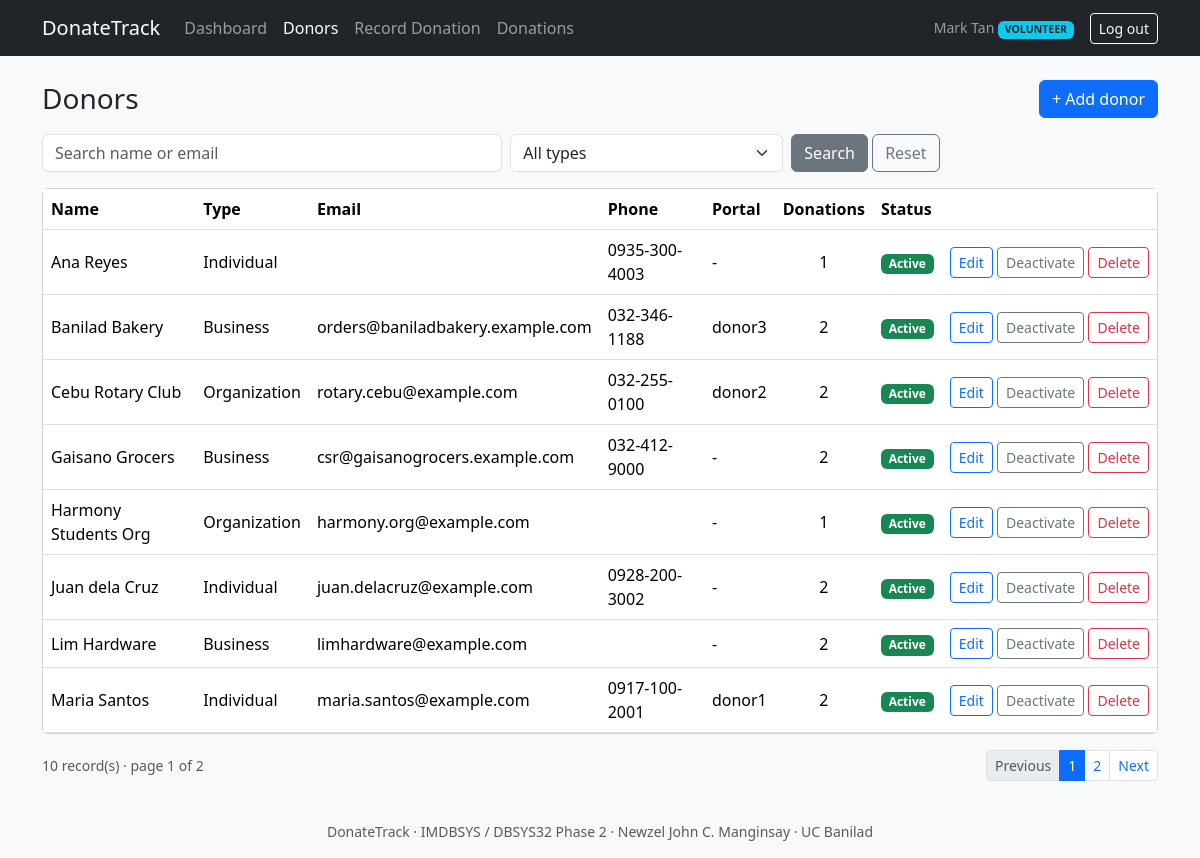
/donors.php (signed in), run on the app's committed database.
### tables this page shows
CREATE TABLE users (
  user_id        INT UNSIGNED NOT NULL AUTO_INCREMENT,
  username       VARCHAR(50)  NOT NULL,
  password_hash  VARCHAR(255) NOT NULL,
  full_name      VARCHAR(100) NOT NULL,
  role           ENUM('COORDINATOR','VOLUNTEER','DONOR') NOT NULL,
  is_active      TINYINT(1)   NOT NULL DEFAULT 1,
  created_at     TIMESTAMP    NOT NULL DEFAULT CURRENT_TIMESTAMP,
  PRIMARY KEY (user_id),
  UNIQUE KEY uq_users_username (username),
  CONSTRAINT chk_users_active CHECK (is_active IN (0,1))
);

CREATE TABLE donors (
  donor_id    INT UNSIGNED NOT NULL AUTO_INCREMENT,
  user_id     INT UNSIGNED NULL,
  donor_name  VARCHAR(120) NOT NULL,
  donor_type  ENUM('INDIVIDUAL','ORGANIZATION','BUSINESS') NOT NULL,
  email       VARCHAR(120) NULL,
  phone       VARCHAR(30)  NULL,
  address     VARCHAR(255) NULL,
  is_active   TINYINT(1)   NOT NULL DEFAULT 1,
  created_at  TIMESTAMP    NOT NULL DEFAULT CURRENT_TIMESTAMP,
  PRIMARY KEY (donor_id),
  UNIQUE KEY uq_donors_email (email),           
  UNIQUE KEY uq_donors_user  (user_id),         
  KEY idx_donors_name (donor_name),
  CONSTRAINT fk_donors_user FOREIGN KEY (user_id)
    REFERENCES users (user_id) ON DELETE SET NULL ON UPDATE CASCADE,
  CONSTRAINT chk_donors_active CHECK (is_active IN (0,1))
);

### includes/auth.php (called while the page is built, shortened)
<?php
require_once __DIR__ . '/db.php';
require_once __DIR__ . '/helpers.php';
function current_user(): ?array { return $_SESSION['user'] ?? null; }
function home_for(string $role): string {
    return $role === 'DONOR' ? 'my_donations.php' : 'dashboard.php';
}
function require_role(array $roles = []): array {
    $u = current_user();
    $fresh = q_one('SELECT full_name, role, is_active FROM users WHERE user_id = ?', 'i', [$u['user_id']]);
    $u = $_SESSION['user'];
    return $u;
}

### includes/db.php (called while the page is built, shortened)
<?php
function cfg(string $key) {
    static $c = null;
    if ($c === null) { $c = require __DIR__ . '/../config/config.php'; }
    return $c[$key];
}
function db(): mysqli {
    static $conn = null;
    if ($conn === null) {
        try {
            $conn = new mysqli(cfg('db_host'), cfg('db_user'), cfg('db_pass'), cfg('db_name'), cfg('db_port'));
            $conn->set_charset('utf8mb4');
        } catch (mysqli_sql_exception $e) {
            error_log('DB connect failed: ' . $e->getMessage());
            http_response_code(500);
            exit('The database is unavailable. Please check config/config.php and that MySQL is running.');
        }
    }
    return $conn;
}
function q_all(string $sql, string $types = '', array $params = []): array {
    $st = db()->prepare($sql);
    if ($types !== '') { $st->bind_param($types, ...$params); }
    $st->execute();
    $rows = $st->get_result()->fetch_all(MYSQLI_ASSOC);
    return $rows;
}
function q_one(string $sql, string $types = '', array $params = []): ?array {
    $rows = q_all($sql, $types, $params);
    return $rows[0] ?? null;
}

### includes/helpers.php (called while the page is built, shortened)
<?php
function e($v): string { return htmlspecialchars((string)$v, ENT_QUOTES, 'UTF-8'); }
function get(string $k): string { return trim((string)($_GET[$k] ?? '')); }

### config/config.php (called while the page is built)
<?php
return [
    'db_host' => 'localhost',
    'db_user' => 'donatetrack_app',
    'db_pass' => 'DonateTrack_App#2026',
    'db_name' => 'donatetrack',
    'db_port' => 3306,
    'app_name' => 'DonateTrack',
    'per_page' => 8,
];

### donors.php (the view, shortened to what this page needs)
<?php
require_once __DIR__ . '/includes/auth.php';
$u = require_role(['COORDINATOR', 'VOLUNTEER']);
$search = get('q');
$type   = get('type');
$page   = max(1, (int)get('page'));
$per    = cfg('per_page');
$where = ['1=1']; $types = ''; $params = [];
$w = implode(' AND ', $where);
$total = (int)q_one("SELECT COUNT(*) AS n FROM donors dn WHERE $w", $types, $params)['n'];
$pages = max(1, (int)ceil($total / $per));
$page  = min($page, $pages);
$off   = ($page - 1) * $per;
$rows = q_all(
    "SELECT dn.donor_id, dn.donor_name, dn.donor_type, dn.email, dn.phone, dn.is_active,
            u.username AS portal_user, COUNT(d.donation_id) AS donation_count
     FROM donors dn
     LEFT JOIN users u ON u.user_id = dn.user_id
     LEFT JOIN donations d ON d.donor_id = dn.donor_id
     WHERE $w
     GROUP BY dn.donor_id, dn.donor_name, dn.donor_type, dn.email, dn.phone, dn.is_active, u.username
     ORDER BY dn.donor_name
     LIMIT ? OFFSET ?", $types . 'ii', array_merge($params, [$per, $off]));
include __DIR__ . '/includes/header.php';
?>
<div class="d-flex justify-content-between align-items-center mb-3">
  <h1 class="h3 mb-0">Donors</h1><a class="btn btn-primary" href="donor_form.php">+ Add donor</a>
</div>
<form class="row g-2 mb-3" method="get">
  <div class="col-md-5"><input class="form-control" name="q" placeholder="Search name or email" value="<?= e($search) ?>"></div>
  <div class="col-md-3"><select class="form-select" name="type"><option value="">All types</option>
    <?php foreach (['INDIVIDUAL', 'ORGANIZATION', 'BUSINESS'] as $t): ?>
      <option value="<?= $t ?>" <?= $type === $t ? 'selected' : '' ?>><?= ucfirst(strtolower($t)) ?></option><?php endforeach; ?></select></div>
  <div class="col-auto"><button class="btn btn-secondary">Search</button> <a class="btn btn-outline-secondary" href="donors.php">Reset</a></div>
</form>
<div class="card"><div class="table-responsive"><table class="table table-hover align-middle mb-0">
  <thead><tr><th>Name</th><th>Type</th><th>Email</th><th>Phone</th><th>Portal</th><th class="text-center">Donations</th><th>Status</th><th></th></tr></thead><tbody>
  <?php foreach ($rows as $r): ?>
    <tr><td><?= e($r['donor_name']) ?></td><td><?= e(ucfirst(strtolower($r['donor_type']))) ?></td><td><?= e($r['email']) ?></td>
      <td><?= e($r['phone']) ?></td><td><?= e($r['portal_user'] ?? '-') ?></td><td class="text-center"><?= (int)$r['donation_count'] ?></td>
      <td><?= (int)$r['is_active'] ? '<span class="badge bg-success">Active</span>' : '<span class="badge bg-secondary">Inactive</span>' ?></td>
      <td class="text-nowrap text-end">
        <a class="btn btn-sm btn-outline-primary" href="donor_form.php?id=<?= (int)$r['donor_id'] ?>">Edit</a>
        <form method="post" class="d-inline"><?= csrf_field() ?><input type="hidden" name="action" value="toggle"><input type="hidden" name="donor_id" value="<?= (int)$r['donor_id'] ?>">
          <button class="btn btn-sm btn-outline-secondary"><?= (int)$r['is_active'] ? 'Deactivate' : 'Activate' ?></button></form>
        <form method="post" class="d-inline" onsubmit="return confirm('Delete this donor?');"><?= csrf_field() ?><input type="hidden" name="action" value="delete"><input type="hidden" name="donor_id" value="<?= (int)$r['donor_id'] ?>">
          <button class="btn btn-sm btn-outline-danger">Delete</button></form></td></tr>
  <?php endforeach; if (!$rows): ?><tr><td colspan="8" class="text-center text-muted py-4">No donors found.</td></tr><?php endif; ?>
  </tbody></table></div></div>
<?php include __DIR__ . '/includes/pager.php'; ?>
<?php include __DIR__ . '/includes/footer.php'; ?>

### includes/header.php (shortened to what this page needs)
<?php
$u = current_user();
$self = basename($_SERVER['SCRIPT_NAME']);
function nav_item(string $file, string $label, string $self, array $also = []): string {
    $active = ($self === $file || in_array($self, $also, true)) ? ' active' : '';
    return '<li class="nav-item"><a class="nav-link' . $active . '" href="' . e($file) . '">' . e($label) . '</a></li>';
}
?><!DOCTYPE html>
<html lang="en">
<head>
<link href="assets/vendor/bootstrap.min.css" rel="stylesheet">
<link href="assets/style.css" rel="stylesheet">
</head>
<body class="bg-light">
<nav class="navbar navbar-expand-lg navbar-dark bg-dark">
  <div class="container">
    <a class="navbar-brand" href="<?= $u ? e(home_for($u['role'])) : 'login.php' ?>">DonateTrack</a>
    <?php if ($u): ?>
    <div class="collapse navbar-collapse" id="nav">
      <ul class="navbar-nav me-auto">
        <?php if ($u['role'] === 'DONOR'): ?>
          <?= nav_item('my_donations.php', 'My Donations', $self) ?>
        <?php else: ?>
          <?= nav_item('dashboard.php', 'Dashboard', $self) ?>
          <?= nav_item('donors.php', 'Donors', $self, ['donor_form.php']) ?>
          <?= nav_item('donation_form.php', 'Record Donation', $self) ?>
          <?= nav_item('donations.php', 'Donations', $self, ['donation_view.php']) ?>
        <?php endif; ?>
      </ul>
      <span class="navbar-text me-3 small"><?= e($u['full_name']) ?> <span class="badge bg-info text-dark"><?= e($u['role']) ?></span></span>
      <a class="btn btn-outline-light btn-sm" href="logout.php">Log out</a>
    </div>
    <?php endif; ?>
  </div>
</nav>
<main class="container py-4">

### assets/style.css (style rules this page uses)
.table thead th { white-space: nowrap; }

### data on the page
users: full_name "Mark Tan", role "VOLUNTEER"
donors: donor_name "Ana Reyes", donor_type "Individual", phone "0935-300-4003", portal_user "-", donation_count "1", is_active "Active"
donors: donor_name "Banilad Bakery", donor_type "Business", email "orders@baniladbakery.example.com", phone "032-346-1188", user.username "donor3", donation_count "2", is_active "Active"
donors: donor_name "Cebu Rotary Club", donor_type "Organization", email "rotary.cebu@example.com", phone "032-255-0100", user.username "donor2", donation_count "2", is_active "Active"
donors: donor_name "Gaisano Grocers", donor_type "Business", email "csr@gaisanogrocers.example.com", phone "032-412-9000", portal_user "-", donation_count "2", is_active "Active"
donors: donor_name "Harmony Students Org", donor_type "Organization", email "harmony.org@example.com", portal_user "-", donation_count "1", is_active "Active"
donors: donor_name "Juan dela Cruz", donor_type "Individual", email "juan.delacruz@example.com", phone "0928-200-3002", portal_user "-", donation_count "2", is_active "Active"
donors: donor_name "Lim Hardware", donor_type "Business", email "limhardware@example.com", portal_user "-", donation_count "2", is_active "Active"
donors: donor_name "Maria Santos", donor_type "Individual", email "maria.santos@example.com", phone "0917-100-2001", user.username "donor1", donation_count "2", is_active "Active"

### other printed values
$label "Dashboard Donors Record Donation Donations"
$total "10"
$page "1"
$pages "2"
